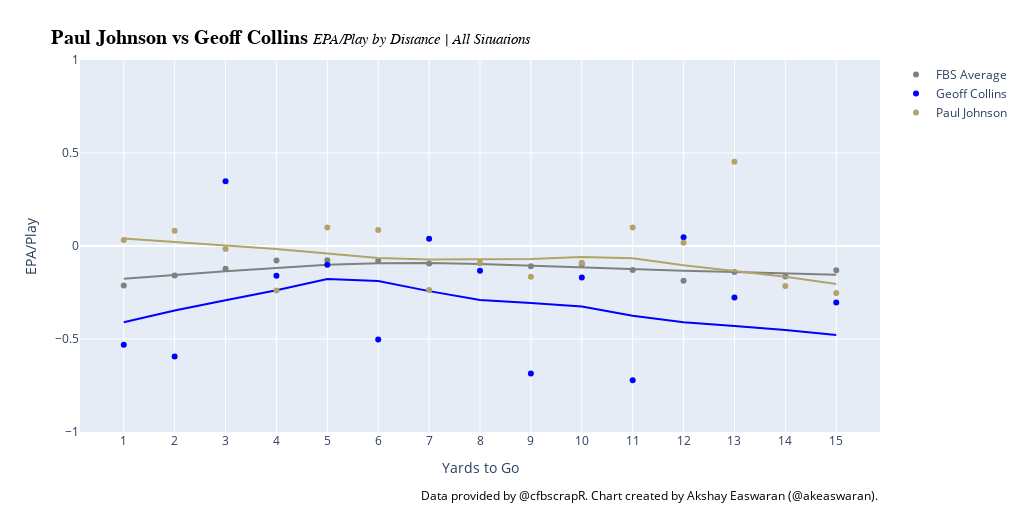

The notebook cell saved with this chart:
### Code cell
coach_fig = generate_epa_fig(coach_yardage_epa, "Paul Johnson vs Geoff Collins", "EPA/Play by Distance | All Situations", color="coach", color_map={ "Paul Johnson" : "#b3a369", "Geoff Collins" : "blue", "FBS Average" : "gray" })
coach_fig.show()

### Figure 1 — Plotly figure (JSON) as saved in the notebook; plotly's stock layout.template omitted (floating-point values rounded to 4 significant figures)
{"data": [{"hovertemplate": "=FBS Average<br>Yards to Go=%{x}<br>EPA/Play=%{y}<extra></extra>", "legendgroup": "FBS Average", "marker": {"color": "gray", "symbol": "circle"}, "mode": "markers", "name": "FBS Average", "showlegend": true, "type": "scatter", "x": [1, 2, 3, 4, 5, 6, 7, 8, 9, 10, 11, 12, 13, 14, 15], "xaxis": "x", "y": [-0.2123, -0.1592, -0.1225, -0.07784, -0.07678, -0.07951, -0.09463, -0.09195, -0.1086, -0.09825, -0.1292, -0.1866, -0.1392, -0.1642, -0.1305], "yaxis": "y"}, {"hovertemplate": "<b>LOWESS trendline</b><br><br>=FBS Average<br>Yards to Go=%{x}<br>EPA/Play=%{y} <b>(trend)</b><extra></extra>", "legendgroup": "FBS Average", "marker": {"color": "gray", "symbol": "circle"}, "mode": "lines", "name": "FBS Average", "showlegend": false, "type": "scatter", "x": [1, 2, 3, 4, 5, 6, 7, 8, 9, 10, 11, 12, 13, 14, 15], "xaxis": "x", "y": [-0.1756, -0.1551, -0.136, -0.118, -0.1003, -0.09249, -0.09141, -0.09711, -0.1065, -0.1167, -0.1262, -0.1332, -0.1405, -0.1476, -0.1544], "yaxis": "y"}, {"hovertemplate": "=Geoff Collins<br>Yards to Go=%{x}<br>EPA/Play=%{y}<extra></extra>", "legendgroup": "Geoff Collins", "marker": {"color": "blue", "symbol": "circle"}, "mode": "markers", "name": "Geoff Collins", "showlegend": true, "type": "scatter", "x": [1, 2, 3, 4, 5, 6, 7, 8, 9, 10, 11, 12, 13, 14, 15], "xaxis": "x", "y": [-0.5311, -0.5941, 0.3479, -0.1601, -0.1014, -0.5023, 0.03954, -0.1325, -0.6852, -0.1691, -0.7216, 0.04695, -0.2771, -1.152, -0.3038], "yaxis": "y"}, {"hovertemplate": "<b>LOWESS trendline</b><br><br>=Geoff Collins<br>Yards to Go=%{x}<br>EPA/Play=%{y} <b>(trend)</b><extra></extra>", "legendgroup": "Geoff Collins", "marker": {"color": "blue", "symbol": "circle"}, "mode": "lines", "name": "Geoff Collins", "showlegend": false, "type": "scatter", "x": [1, 2, 3, 4, 5, 6, 7, 8, 9, 10, 11, 12, 13, 14, 15], "xaxis": "x", "y": [-0.4097, -0.3468, -0.2919, -0.2375, -0.1778, -0.1877, -0.2425, -0.2909, -0.307, -0.3249, -0.3751, -0.4098, -0.4307, -0.4519, -0.4784], "yaxis": "y"}, {"hovertemplate": "=Paul Johnson<br>Yards to Go=%{x}<br>EPA/Play=%{y}<extra></extra>", "legendgroup": "Paul Johnson", "marker": {"color": "#b3a369", "symbol": "circle"}, "mode": "markers", "name": "Paul Johnson", "showlegend": true, "type": "scatter", "x": [1, 2, 3, 4, 5, 6, 7, 8, 9, 10, 11, 12, 13, 14, 15], "xaxis": "x", "y": [0.0327, 0.08259, -0.01563, -0.2389, 0.1, 0.08624, -0.2362, -0.09252, -0.1653, -0.09071, 0.09931, 0.01684, 0.4523, -0.215, -0.2524], "yaxis": "y"}, {"hovertemplate": "<b>LOWESS trendline</b><br><br>=Paul Johnson<br>Yards to Go=%{x}<br>EPA/Play=%{y} <b>(trend)</b><extra></extra>", "legendgroup": "Paul Johnson", "marker": {"color": "#b3a369", "symbol": "circle"}, "mode": "lines", "name": "Paul Johnson", "showlegend": false, "type": "scatter", "x": [1, 2, 3, 4, 5, 6, 7, 8, 9, 10, 11, 12, 13, 14, 15], "xaxis": "x", "y": [0.04053, 0.02191, 0.003594, -0.01623, -0.04024, -0.06395, -0.07312, -0.07268, -0.07032, -0.05881, -0.06626, -0.1029, -0.1323, -0.1653, -0.2039], "yaxis": "y"}], "layout": {"annotations": [{"align": "right", "showarrow": false, "text": "<span style=\"color:#000;\">Data provided by <a href=\"https://twitter.com/cfbscrapR\">@cfbscrapR</a>.</span> <span style=\"color:#000;\">Chart created by Akshay Easwaran (<a href=\"https://twitter.com/akeaswaran\">@akeaswaran</a>).</span>", "x": 1, "xref": "paper", "y": -0.2, "yref": "paper"}], "height": 512, "legend": {"title": {"text": ""}, "tracegroupgap": 0}, "margin": {"t": 60}, "title": {"font": {"color": "#000000", "family": "Arial", "size": 20}, "pad": {"b": 90}, "text": "<b>Paul Johnson vs Geoff Collins</b> <i style=\"font-size:15px;\">EPA/Play by Distance | All Situations</i>", "yanchor": "top"}, "width": 1024, "xaxis": {"anchor": "y", "domain": [0, 1], "dtick": 1, "tick0": 0, "tickmode": "linear", "title": {"text": "Yards to Go"}}, "yaxis": {"anchor": "x", "domain": [0, 1], "dtick": 0.5, "range": [-1, 1], "tick0": -1, "tickmode": "linear", "title": {"text": "EPA/Play"}}}}
